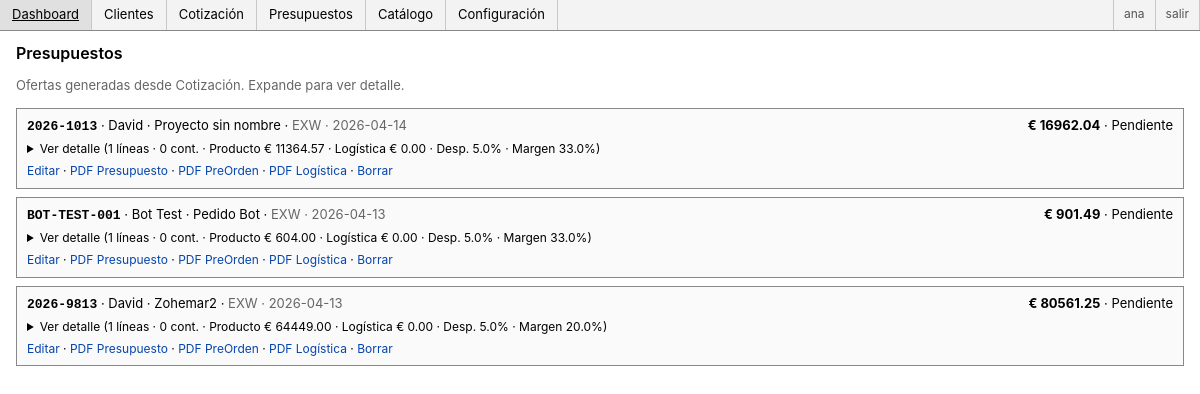
Page /presupuestos (signed in) on the committed database.
### tables this page shows
CREATE TABLE users (
            id INTEGER PRIMARY KEY AUTOINCREMENT,
            username TEXT UNIQUE NOT NULL,
            password_hash TEXT NOT NULL,
            role TEXT NOT NULL DEFAULT 'viewer',
            full_name TEXT,
            email TEXT,
            created_at TEXT NOT NULL
        );

CREATE TABLE pending_offers (
            id INTEGER PRIMARY KEY AUTOINCREMENT,
            offer_number TEXT NOT NULL,
            client_name TEXT NOT NULL,
            project_name TEXT NOT NULL,
            waste_pct REAL DEFAULT 5,
            margin_pct REAL DEFAULT 33,
            fx_rate REAL DEFAULT 1.085,
            lines_json TEXT NOT NULL,
            total_product_eur REAL DEFAULT 0,
            total_logistic_eur REAL DEFAULT 0,
            total_final_eur REAL DEFAULT 0,
            status TEXT DEFAULT 'pending',
            incoterm TEXT DEFAULT 'EXW',
            route_id INTEGER,
            container_count INTEGER DEFAULT 0,
            created_at TEXT NOT NULL,
            updated_at TEXT
        );

### app.py (the view)
@app.route('/presupuestos')
@login_required
def presupuestos():
    db = get_db()
    offers = db.execute('SELECT * FROM pending_offers ORDER BY created_at DESC').fetchall()
    offers_data = [dict(o) for o in offers]
    routes = db.execute('SELECT * FROM shipping_routes').fetchall()
    return render_template('presupuestos.html', offers=offers_data, routes=[dict(r) for r in routes])

### app.py (called while the page is built)
@login_manager.user_loader
def load_user(user_id):
    db = get_db()
    row = db.execute('SELECT * FROM users WHERE id = ?', (int(user_id),)).fetchone()
    if row:
        return User(row['id'], row['username'], row['role'])
    return None

def get_db() -> sqlite3.Connection:
    if 'db' not in g:
        g.db = sqlite3.connect(app.config['DATABASE'])
        g.db.row_factory = sqlite3.Row
    return g.db

@app.template_filter('from_json')
def from_json(value):
    try:
        return json.loads(value)
    except:
        return []

@app.context_processor
def inject_now() -> dict[str, Any]:
    return {
        'current_year': datetime.now(timezone.utc).year,
        'stages': STAGES,
        'current_user': current_user,
    }

### templates/presupuestos.html (shortened to what this page needs)
{% extends 'base.html' %}
{% block content %}
<h1>Presupuestos</h1>
<p class="muted">Ofertas generadas desde Cotización. Expande para ver detalle.</p>
{% if not offers %}
<p class="muted">Sin presupuestos. Genera uno desde <a href="{{ url_for('quote') }}">Cotización</a>.</p>
{% else %}
{% for offer in offers %}
{% set lines = offer['lines_json']|from_json %}
<div class="card" style="margin-bottom:8px;">
  <div style="display:flex; justify-content:space-between; align-items:baseline;">
    <div>
      <b class="mono">{{ offer['offer_number'] }}</b>
      · {{ offer['client_name'] }} · {{ offer['project_name'] }}
      · <span class="muted">{{ offer['incoterm'] or 'EXW' }} · {{ offer['created_at'][:10] }}</span>
    </div>
    <div>
      <b>€ {{ "%.2f"|format(offer['total_final_eur']) }}</b>
      · {{ 'Confirmada' if offer['status'] == 'confirmed' else 'Pendiente' }}
    </div>
  </div>
  <details style="margin-top:6px;">
    <summary style="cursor:pointer; font-size:12px;">
      Ver detalle ({{ lines|length }} líneas · {{ offer['container_count'] or 0 }} cont.
      · Producto € {{ "%.2f"|format(offer['total_product_eur']) }}
      · Logística € {{ "%.2f"|format(offer['total_logistic_eur'] or 0) }}
      · Desp. {{ offer['waste_pct'] or 0 }}% · Margen {{ offer['margin_pct'] or 0 }}%)
    </summary>
  </details>
  <div style="margin-top:6px; font-size:12px;">
    {% if offer['status'] != 'confirmed' %}
    <a href="{{ url_for('quote') }}?edit={{ offer['id'] }}">Editar</a> ·
    {% endif %}
    <a href="/api/offer-pdf/{{ offer['id'] }}" target="_blank">PDF Presupuesto</a>
    · <a href="/api/preorden-pdf/{{ offer['id'] }}" target="_blank">PDF PreOrden</a>
    · <a href="/api/orden-logistica-pdf/{{ offer['id'] }}" target="_blank">PDF Logística</a>
    · <a href="#" onclick="deleteOffer({{ offer['id'] }}); return false;">Borrar</a>
  </div>
</div>
{% endfor %}
{% endif %}
{% endblock %}

### templates/base.html (shortened to what this page needs)
<!doctype html>
<html lang="es">
<head>
</head>
<body>
  <nav>
    <a href="{{ url_for('dashboard') }}">Dashboard</a>
    <a href="{{ url_for('crm') }}">Clientes</a>
    <a href="{{ url_for('quote') }}">Cotización</a>
    <a href="{{ url_for('presupuestos') }}">Presupuestos</a>
    <a href="{{ url_for('products') }}">Catálogo</a>
    <a href="{{ url_for('config') }}">Configuración</a>
    <span class="spacer"></span>
    {% if current_user and current_user.is_authenticated %}
      <span class="user">{{ current_user.username }}</span>
      <a href="{{ url_for('logout') }}" class="user">salir</a>
    {% endif %}
  </nav>
  <div class="wrap">
    {% block content %}{% endblock %}
  </div>
</body>
</html>

### templates/base.html (style rules this page uses)
* { box-sizing: border-box; }
html, body { margin:0; padding:0; background:#fff; color:#000; }
body { font-family: -apple-system, Segoe UI, Helvetica, Arial, sans-serif; font-size:13px; line-height:1.35; }
a { color:#0645ad; text-decoration:none; }
code, pre, .mono, td.num, th.num { font-family: ui-monospace, SFMono-Regular, Menlo, Consolas, monospace; }
nav { display:flex; gap:0; padding:0; background:#f3f3f3; border-bottom:1px solid #888; }
nav a { padding:6px 12px; color:#000; border-right:1px solid #c8c8c8; font-weight:normal; }
nav .spacer { flex:1; }
nav .user { padding:6px 10px; color:#555; border-left:1px solid #c8c8c8; font-size:12px; }
.wrap { padding:12px 16px; max-width:1600px; }
h1 { font-size:16px; font-weight:600; margin:0 0 8px 0; }
.card { border:1px solid #888; padding:8px 10px; background:#fafafa; }
.muted { color:#666; }

### rows in the picture
users: username "ana"
pending_offers: offer_number "2026-1013", client_name "David", project_name "Proyecto sin nombre", incoterm "EXW", created_at "2026-04-14", total_final_eur "16962.04", status "Pendiente", lines "1", container_count "0", total_product_eur "11364.57", total_logistic_eur "0.00", waste_pct "5.0", margin_pct "33.0"
pending_offers: offer_number "BOT-TEST-001", client_name "Bot Test", project_name "Pedido Bot", incoterm "EXW", created_at "2026-04-13", total_final_eur "901.49", status "Pendiente", lines "1", container_count "0", total_product_eur "604.00", total_logistic_eur "0.00", waste_pct "5.0", margin_pct "33.0"
pending_offers: offer_number "2026-9813", client_name "David", project_name "Zohemar2", incoterm "EXW", created_at "2026-04-13", total_final_eur "80561.25", status "Pendiente", lines "1", container_count "0", total_product_eur "64449.00", total_logistic_eur "0.00", waste_pct "5.0", margin_pct "20.0"
